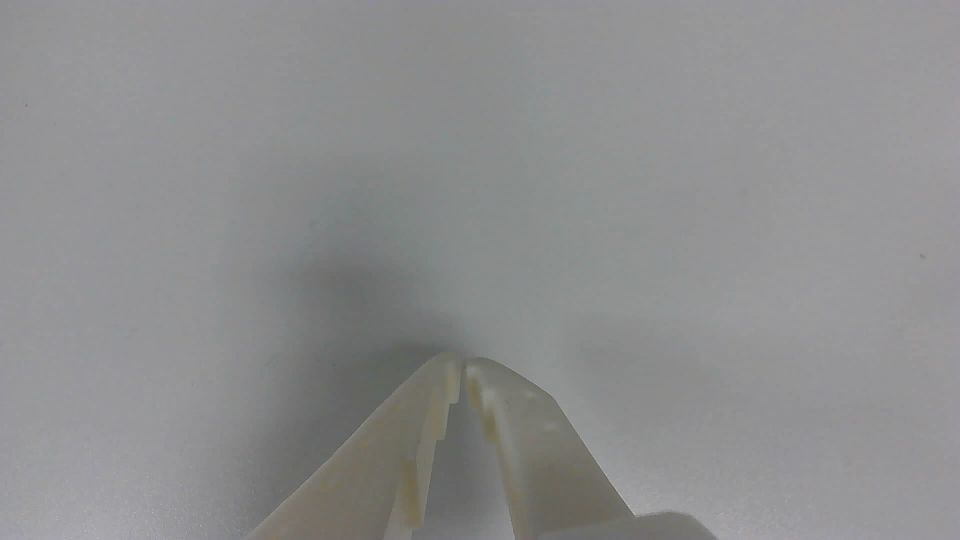
#> input picture sim/calib/real/wrist_pair_1080.png, 1920 x 1080 px, found by its file name (shown at 1/2 size)
$ python fit_wrist_cam.py calib/real/wrist_pair_1080.png
#> lines starting #> are read from the running program, lines starting #| are printed output that depends on the picture; after the words box and inside, x2 and y2 are one past the last pixel; in counts of white or black regions, pixels touching at a corner belong together
"""Fit the sim wrist camera to the real one from the gripper-jaw silhouette.

The jaws are rigidly attached to the wrist camera, so their outline in the
image is the same in every arm pose -- only the camera's mount pose and lens
decide it. This script segments the jaws in a real wrist frame, renders a
segmentation mask of the sim jaws, and optimises the camera's pose (in the
camera_mount body frame) and fovy to maximise mask overlap (IoU).

    python calib/fit_wrist_cam.py calib/real/wrist_pair_1080.png

The real frame may be 1920x1080: it is centre-cropped to 4:3 and resized to
640x480, which is exactly what the icspring camera's own 640x480 mode returns.
"""
import argparse
import json
from pathlib import Path

import mujoco
import numpy as np
from PIL import Image, ImageFilter
from scipy.optimize import minimize
from scipy.spatial.transform import Rotation as R

HERE = Path(__file__).resolve().parent
SCENE = HERE.parent / "mujoco_menagerie/robotstudio_so101/pick_place_scene.xml"
W, H = 640, 480


def to_640x480(img):
    w, h = img.size
    if (w, h) != (W, H):
        cw = h * 4 // 3                      # centre 4:3 crop, as the camera does
        img = img.crop(((w - cw) // 2, 0, (w - cw) // 2 + cw, h)).resize((W, H), Image.LANCZOS)
    return img


def real_jaw_mask(path):
    """Jaws are cream PLA, the table is neutral grey: threshold on warmth (R-B)."""
#> called with path = 'calib/real/wrist_pair_1080.png'
    img = Image.open(path).convert("RGB")
#> img is the input picture: PIL image 1920x1080 RGB; mean R, G, B 141, 141.6, 141.5
    a = np.asarray(img).astype(float)
    warm = Image.fromarray(np.clip((a[..., 0] - a[..., 2]) * 8, 0, 255).astype(np.uint8))
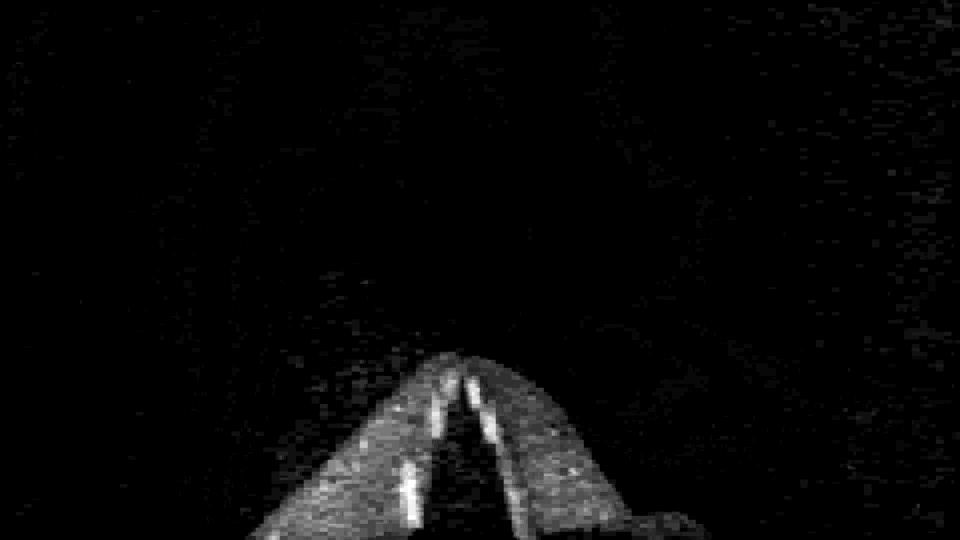
#> warm: PIL image 1920x1080 L (shown at 1/2 size); min 0, max 255, mean 7.8
    warm = warm.filter(ImageFilter.GaussianBlur(radius=img.size[0] / 200))
    mask = to_640x480(warm)
#> in to_640x480, `img = img.crop(((w - cw) // 2, 0, (w - cw) // 2 + cw, h)).resize((W, H..`:
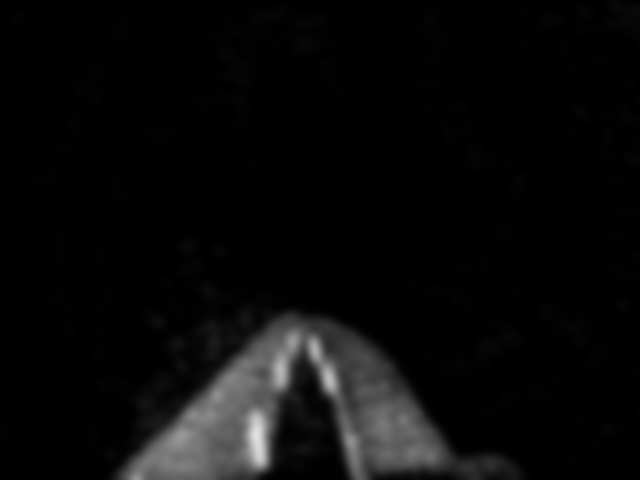
#> img: PIL image 640x480 L; min 0, max 225, mean 10
    m = np.asarray(mask) > 40              # R-B > 5
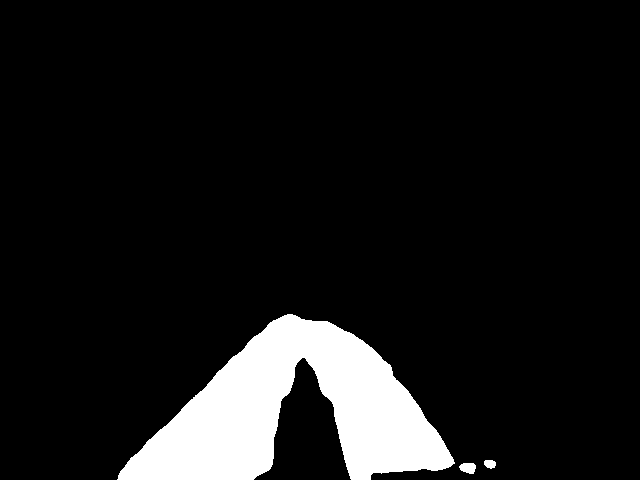
#> m: shape (480, 640) bool; 9.2% white; 3 white regions, box (x1, y1, x2, y2) and area: (117, 314, 455, 480) 28004, (459, 463, 476, 474) 145, (484, 460, 496, 469) 85
    # keep blobs connected to the bottom edge (the jaws enter from the bottom)
    from scipy import ndimage
    lab, n = ndimage.label(m)
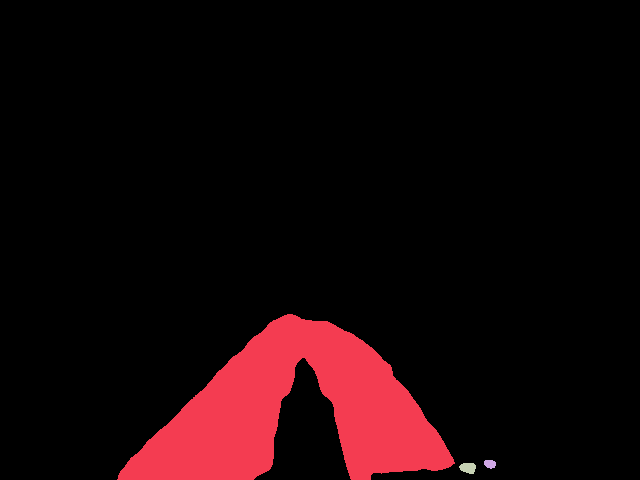
#> lab: shape (480, 640) int32; 4 distinct labels, from 0 to 3; one colour per label, 0 black
#> n = 3
    keep = set(lab[-1][lab[-1] > 0])
#> keep = 1 item
    m = np.isin(lab, list(keep))
#> m: shape (480, 640) bool; 9.1% white; 1 white region, box (x1, y1, x2, y2) and area: (117, 314, 455, 480) 28004
    return ndimage.binary_fill_holes(m), np.asarray(to_640x480(img))
#> in to_640x480 (call 2), `img = img.crop(((w - cw) // 2, 0, (w - cw) // 2 + cw, h)).resize((W, H..`:
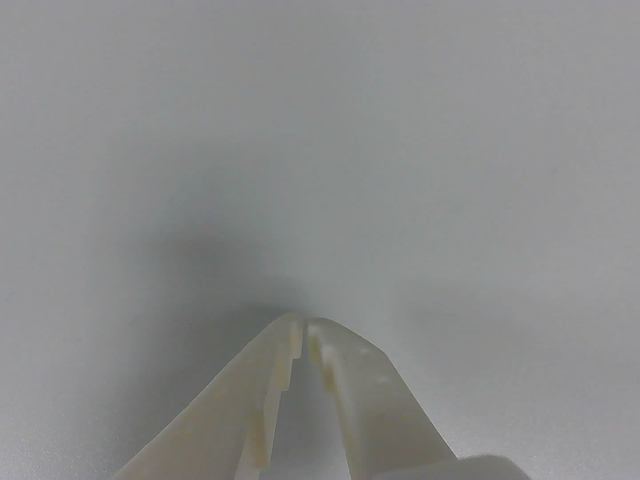
#> img: PIL image 640x480 RGB; mean R, G, B 137.5, 138.4, 137.7


class SimWrist:
    def __init__(self):
        self.m = mujoco.MjModel.from_xml_path(str(SCENE))
        self.d = mujoco.MjData(self.m)
        self.cam = self.m.camera("wrist_cam").id
        self.r = mujoco.Renderer(self.m, H, W)
        jaw_bodies = {self.m.body("gripper").id, self.m.body("moving_jaw_so101_v1").id,
                      self.m.body("camera_mount").id}
        self.jaw_geoms = np.array([g for g in range(self.m.ngeom) if self.m.geom_bodyid[g] in jaw_bodies])

    def set(self, p, gripper):
        pos, rv, fovy = p[:3], p[3:6], p[6]
        q = R.from_rotvec(rv).as_quat()        # x y z w
        self.m.cam_pos[self.cam] = pos
        self.m.cam_quat[self.cam] = [q[3], q[0], q[1], q[2]]
        self.m.cam_fovy[self.cam] = fovy
        self.d.qpos[:] = 0
        self.d.qpos[self.m.joint("gripper").qposadr[0]] = gripper
        mujoco.mj_forward(self.m, self.d)

    def mask(self, p, gripper):
        self.set(p, gripper)
        self.r.enable_segmentation_rendering()
        self.r.update_scene(self.d, camera=self.cam)
        seg = self.r.render()
        self.r.disable_segmentation_rendering()
        return np.isin(seg[..., 0], self.jaw_geoms) & (seg[..., 1] == mujoco.mjtObj.mjOBJ_GEOM)

    def rgb(self, p, gripper):
        self.set(p, gripper)
        self.r.update_scene(self.d, camera=self.cam)
        return self.r.render()


def lookat_rotvec(eye, target, up_hint):
    """Rotation (as rotvec) of a MuJoCo camera at eye looking at target (-z forward, y up)."""
    f = target - eye; f /= np.linalg.norm(f)
    x = np.cross(f, up_hint); x /= np.linalg.norm(x)
    y = np.cross(x, f)
    return R.from_matrix(np.column_stack([x, y, -f])).as_rotvec()


def main():
    ap = argparse.ArgumentParser()
    ap.add_argument("real", nargs="?", default=str(HERE / "real/wrist_pair_1080.png"))
    ap.add_argument("--gripper", type=float, default=-0.17, help="sim gripper angle of the real frame (closed)")
    args = ap.parse_args()

    real, real_rgb = real_jaw_mask(args.real)
    Image.fromarray((real * 255).astype(np.uint8)).save(HERE / "wrist_real_mask.png")
    sim = SimWrist()

    def cost(p):
        s = sim.mask(p, args.gripper)
        inter = (s & real).sum(); union = (s | real).sum()
        return 1 - inter / max(union, 1)

    # Initial guesses: camera at the official lens position, looking at points
    # around the jaw tips, with a sweep of roll (the real camera may be mounted
    # rotated relative to the official design).
    lens = np.array([-0.00298, 0.05669, -0.04954])
    tip = np.array([0.012, 0.0, -0.098])
    best = (np.inf, None)
    for dz in [0.0, -0.03, -0.06]:
        for dy in [0.0, 0.02, -0.02]:
            target = tip + np.array([0, dy, dz])
            f = target - lens
            for roll in np.radians(np.arange(0, 360, 30)):
                up = R.from_rotvec(f / np.linalg.norm(f) * roll).apply(np.cross(f, [1, 0, 0]))
                for fovy in [60, 75, 90]:
                    p = np.r_[lens, lookat_rotvec(lens, target, up), fovy]
                    c = cost(p)
                    if c < best[0]:
                        best = (c, p)
    print(f"coarse best IoU {1 - best[0]:.3f}")

    p = best[1]
    for _ in range(2):                  # one restart: Nelder-Mead often stalls early
        res = minimize(cost, p, method="Nelder-Mead",
                       options=dict(initial_simplex=None, maxiter=1500, xatol=1e-5, fatol=1e-5,
                                    adaptive=True))
        p = res.x
        print(f"refined IoU {1 - res.fun:.3f}")

    q = R.from_rotvec(p[3:6]).as_quat()
    out = dict(pos=[round(v, 5) for v in p[:3]],
               quat=[round(v, 6) for v in [q[3], q[0], q[1], q[2]]],
               fovy=round(float(p[6]), 2), iou=round(1 - cost(p), 4), gripper=args.gripper)
    print(json.dumps(out))
    (HERE / "wrist_cam_fit.json").write_text(json.dumps(out, indent=2))

    s = sim.mask(p, args.gripper)
    over = real_rgb.copy()
    over[s & ~real] = [255, 0, 0]          # sim only
    over[real & ~s] = [0, 0, 255]          # real only
    over[s & real] = (over[s & real] * 0.5 + np.array([0, 255, 0]) * 0.5).astype(np.uint8)
    Image.fromarray(over).save(HERE / "wrist_fit_overlay.png")
    Image.fromarray(sim.rgb(p, args.gripper)).save(HERE / "wrist_fit_sim.png")


if __name__ == "__main__":
    main()
#> (the call stopped at in __init__, `self.m = mujoco.MjModel.from_xml_path(str(SCENE))`: mujoco is not available in this run)

$ run again, with sim/calib/real/wrist_pair_480.png copied over sim/calib/real/wrist_pair_1080.png
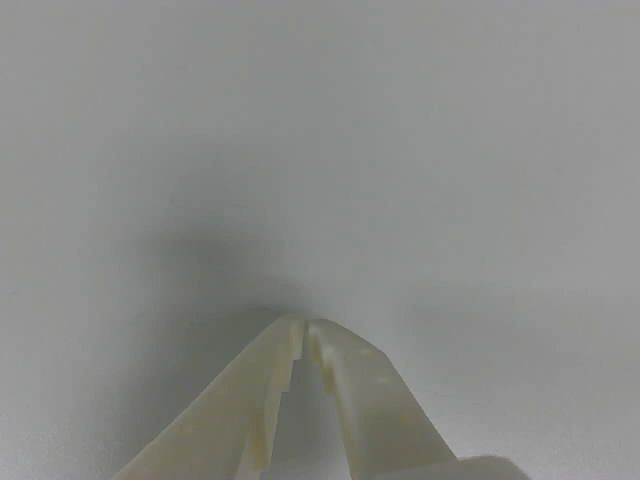
#> input picture sim/calib/real/wrist_pair_480.png, 640 x 480 px, found by its file name
#> in real_jaw_mask, img is the input picture: PIL image 640x480 RGB; mean R, G, B 136.8, 138, 135.4
#> in real_jaw_mask, `lab, n = ndimage.label(m)`:
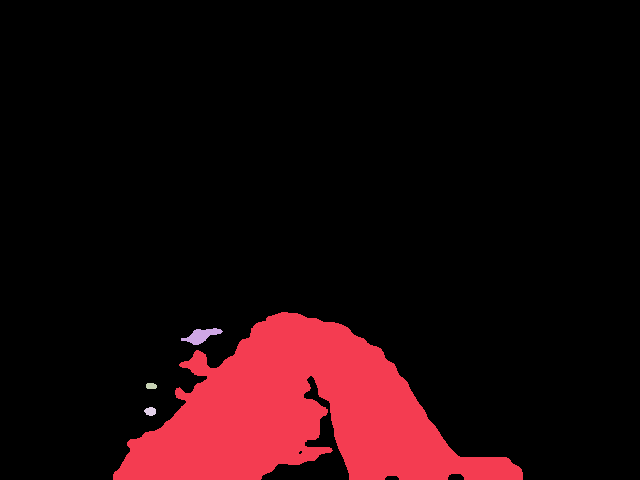
#> lab: shape (480, 640) int32; 5 distinct labels, from 0 to 4; one colour per label, 0 black
#> n = 4
#> keep = 1 item
#> in real_jaw_mask, `m = np.isin(lab, list(keep))`:
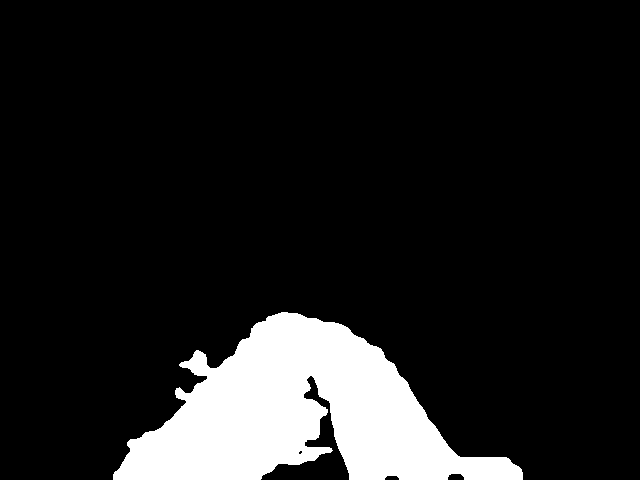
#> m: shape (480, 640) bool; 11.8% white; 1 white region, box (x1, y1, x2, y2) and area: (113, 312, 523, 480) 36368
#> real: shape (480, 640) bool; 11.8% white; 1 white region, box (x1, y1, x2, y2) and area: (113, 312, 523, 480) 36375

$ run again, with sim/calib/real/cam1.png copied over sim/calib/real/wrist_pair_1080.png
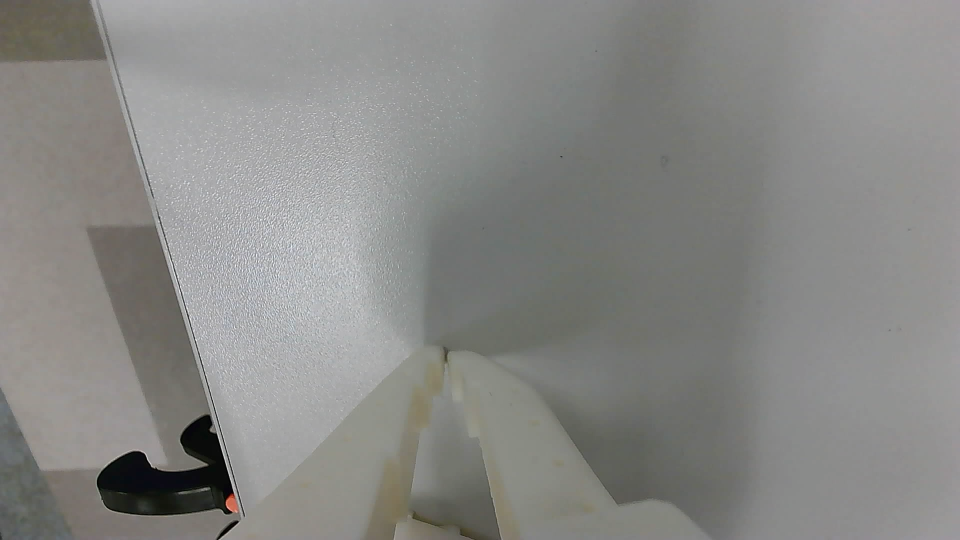
#> input picture sim/calib/real/cam1.png, 1920 x 1080 px, found by its file name (shown at 1/2 size)
#> in real_jaw_mask, img is the input picture: PIL image 1920x1080 RGB; mean R, G, B 136.3, 136.3, 133.8
#> img: PIL image 640x480 L
#> in real_jaw_mask, `lab, n = ndimage.label(m)`:
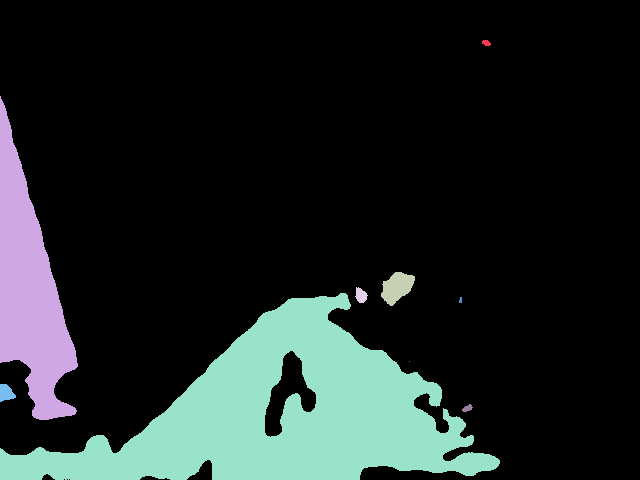
#> lab: shape (480, 640) int32; 10 distinct labels, from 0 to 9; one colour per label, 0 black
#> n = 9
#> keep = 1 item
#> img: PIL image 640x480 RGB
#> in main, `real, real_rgb = real_jaw_mask(args.real)`:
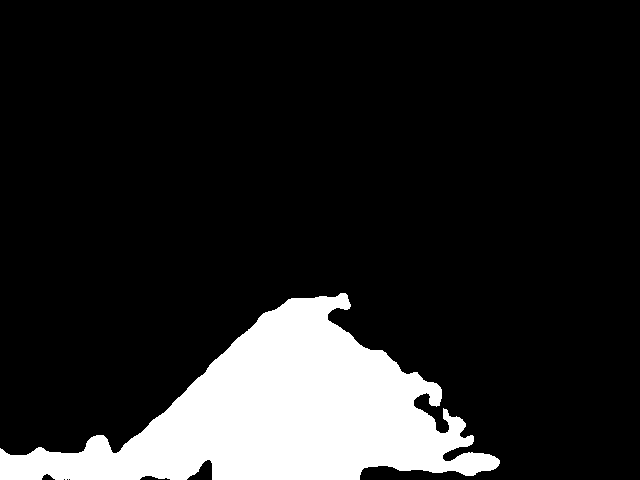
#> real: shape (480, 640) bool; 14.2% white; 1 white region, box (x1, y1, x2, y2) and area: (0, 293, 500, 480) 43569
